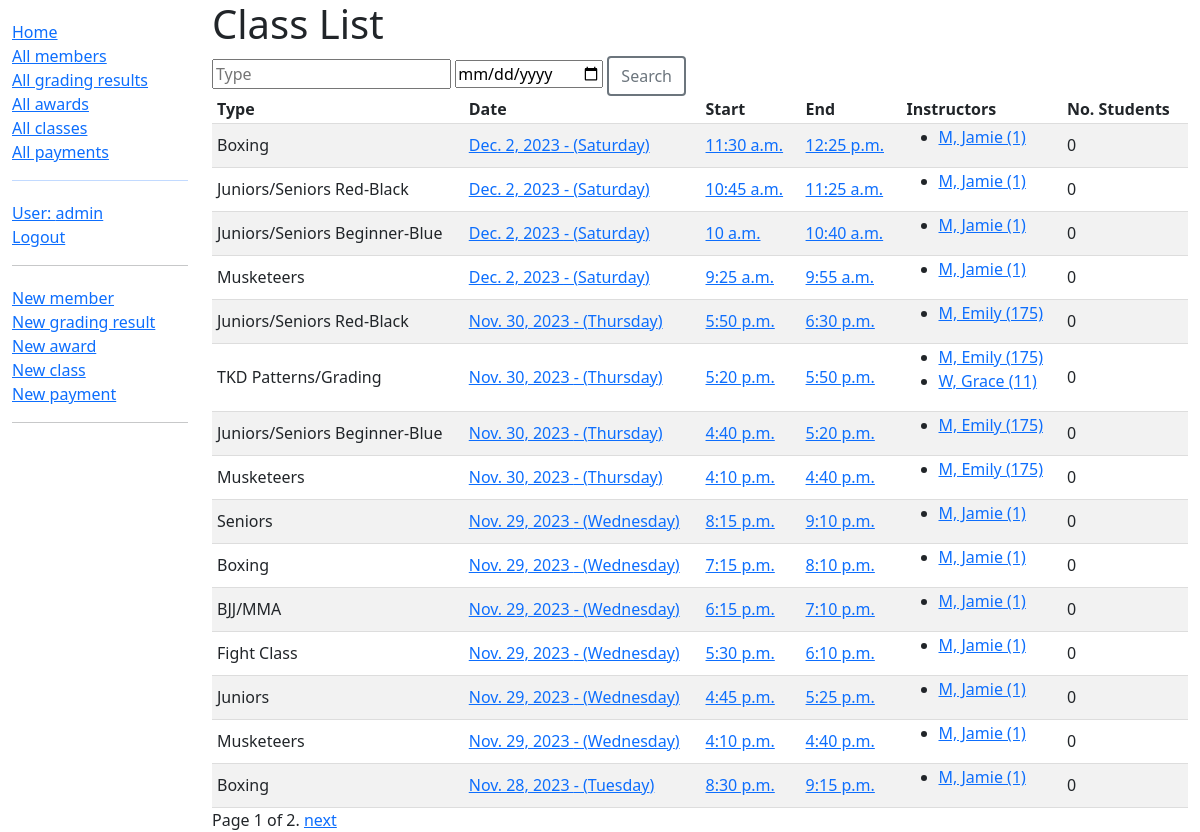
Page /dashboard/classes/ (signed in) on the committed database.
### dashboard/models.py (models this page shows, shortened)
class Class(models.Model):
    date = models.DateField()
    start = models.TimeField()
    end = models.TimeField()
    type = models.CharField(max_length=2, choices=GRADINGS)
    instructors = models.ManyToManyField(Member, help_text='Who taught this class?', related_name='instructors2classes', blank=True)
    students = models.ManyToManyField(Member, help_text='Who attended this class?', related_name='students2classes', blank=True)
    class Meta:
        ordering = ['-date', '-start']
    def get_absolute_url(self):
        return reverse('class-detail', args=[str(self.id)])

class Member(models.Model):
    first_name = models.CharField(max_length=50)
    last_name = models.CharField(max_length=50)
    idnumber = models.SmallIntegerField(verbose_name="ID Number")
    address_line_1 = models.CharField(max_length=200, help_text="Unit, Street Number and Name", blank=True)
    address_line_2 = models.CharField(max_length=200, help_text="Suburb", blank=True)
    address_line_3 = models.CharField(max_length=4, help_text="Postcode", blank=True)
    date_of_birth = models.DateField()
    belt = models.CharField(max_length=50, choices=BELT_CHOICES, blank=True)
    email = models.EmailField()
    phone = models.CharField(max_length=100)
    team_leader_instructor = models.CharField(max_length=2, choices=TL_INST_RANKS, blank=True, verbose_name="Team Leader/Instructor")
    active = models.BooleanField(default=True)
    class Meta:
        ordering = ['-belt','idnumber']
    def __str__(self):
        return f'{self.last_name}, {self.first_name} ({self.idnumber})'
    def get_absolute_url(self):
        return reverse('member-detail', args=[str(self.id)])

### dashboard/views.py (the view, shortened to what this page needs)
# urls.py: path('classes/', views.ClassListView.as_view(), name='classes'),
class ClassListView(LoginRequiredMixin, generic.ListView):
    model = Class
    paginate_by = 15
    def get_queryset(self):
        type = self.request.GET.get('type')
        date_str = self.request.GET.get('date')
        if not (type or date_str):
            return Class.objects.all()

### dashboard/templates/dashboard/class_list.html
{% extends "base_generic.html" %}
{% block content %}
<h1>Class List</h1>
<form method="get">
  <input type="text" name="type" placeholder="Type">
  <input type="date" name="date" placeholder="Date">
  <button type="submit" class="btn btn-outline-secondary btn-outline-thicker">Search</button>
</form>
  {% if class_list %}
  <table style="width: 100%;">
    <tr>
      <th>Type</th>
      <th>Date</th>
      <th>Start</th>
      <th>End</th>
      <th>Instructors</th>
      <th>No. Students</th>
    </tr>
    {% for class in class_list %}
      <tr class="content">
        <td>{{ class.get_type_display }}</td>
        <td><a href="{{ class.get_absolute_url }}">{{ class.date }} - ({{ class.date|date:"l" }})</a></td>
        <td><a href="{{ class.get_absolute_url }}">{{ class.start }}</a></td>
        <td><a href="{{ class.get_absolute_url }}">{{ class.end }}</a></td>
        <td><ul>
            {% for instructor in class.instructors.all %}
                <li><a href="{{ instructor.get_absolute_url }}">{{ instructor }}</a></li>
            {% endfor %}
        </ul></td>
        <td>{{ class.students.all.count }}</td>
      </tr>
    {% endfor %}
  </table>
  {% else %}
    <p>There are no classes.</p>
  {% endif %}
{% endblock %}

### dashboard/templates/base_generic.html (shortened to what this page needs)
<!DOCTYPE html>
<html lang="en">
<head>
  <link href="https://cdn.jsdelivr.net/npm/bootstrap@5.1.3/dist/css/bootstrap.min.css" rel="stylesheet">
  {% load static %}
  <link rel="stylesheet" href="{% static 'css/styles.css' %}">
</head>
<body>
  <div class="container-fluid">
    <div class="row">
      <div class="col-sm-2">
      {% block sidebar %}
        <ul class="sidebar-nav">
          <li><a href="{% url 'index' %}">Home</a></li>
          <li><a href="{% url 'members' %}">All members</a></li>
          <li><a href="{% url 'gradingresults' %}">All grading results</a></li>
          <li><a href="{% url 'awards' %}">All awards</a></li>
          <li><a href="{% url 'classes' %}">All classes</a></li>
          <li><a href="{% url 'payments' %}">All payments</li>
        </ul>
        <hr>
        <ul class="sidebar-nav">
        {% if user.is_authenticated %}
            <li>User: {{ user.get_username }}</li>
            <li><a href="{% url 'logout' %}?next={{ request.path }}">Logout</a></li>
          </ul>
          <hr>
          <ul class="sidebar-nav">
            <li><a href="{% url 'add-member' %}">New member</a></li>
            <li><a href="{% url 'add-grading-result' %}">New grading result</a></li>
            <li><a href="{% url 'add-award' %}">New award</a></li>
            <li><a href="{% url 'add-class' %}">New class</a></li>
            <li><a href="{% url 'add-payment' %}">New payment</a></li>
          </ul>
        {% else %}
          <li><a href="{% url 'login' %}?next={{ request.path }}">Login</a></li>
        {% endif %}
        <hr>
     {% endblock %}
      </div>
      <div class="col-sm-10 ">{% block content %}{% endblock %}
        {% block pagination %}
          {% if is_paginated %}
              <div class="pagination">
                  <span class="page-links">
                      <span class="page-current">
                          Page {{ page_obj.number }} of {{ page_obj.paginator.num_pages }}.
                      </span>
                      {% if page_obj.has_next %}
                          <a href="{{ request.path }}?page={{ page_obj.next_page_number }}">next</a>
                      {% endif %}
                  </span>
              </div>
          {% endif %}
        {% endblock %}
      </div>
    </div>
  </div>
</body>
</html>

### dashboard/static/css/styles.css (style rules this page uses)
.sidebar-nav { margin-top: 20px; padding: 0; list-style: none; }
th, td { border-bottom: 1px solid #ddd; text-align: left; padding-right: 15px; padding-left: 5px; padding-bottom: 2px; }
tr:nth-child(even) { background-color: #f2f2f2; }
.btn-outline-thicker { border-width: 2px; }

### rows in the picture
Class: type "Boxing", date "Dec. 2, 2023", date "Saturday", start "11:30 a.m.", end "12:25 p.m.", students.all.count "0"
Member: last_name+first_name+idnumber "M, Jamie (1)"
Class: type "Juniors/Seniors Red-Black", date "Dec. 2, 2023", date "Saturday", start "10:45 a.m.", end "11:25 a.m.", students.all.count "0"
Class: type "Juniors/Seniors Beginner-Blue", date "Dec. 2, 2023", date "Saturday", start "10 a.m.", end "10:40 a.m.", students.all.count "0"
Class: type "Musketeers", date "Dec. 2, 2023", date "Saturday", start "9:25 a.m.", end "9:55 a.m.", students.all.count "0"
Class: type "Juniors/Seniors Red-Black", date "Nov. 30, 2023", date "Thursday", start "5:50 p.m.", end "6:30 p.m.", students.all.count "0"
Member: last_name+first_name+idnumber "M, Emily (175)"
Class: type "TKD Patterns/Grading", date "Nov. 30, 2023", date "Thursday", start "5:20 p.m.", end "5:50 p.m.", students.all.count "0"
Member: last_name+first_name+idnumber "W, Grace (11)"
Class: type "Juniors/Seniors Beginner-Blue", date "Nov. 30, 2023", date "Thursday", start "4:40 p.m.", end "5:20 p.m.", students.all.count "0"
Class: type "Musketeers", date "Nov. 30, 2023", date "Thursday", start "4:10 p.m.", end "4:40 p.m.", students.all.count "0"
Class: type "Seniors", date "Nov. 29, 2023", date "Wednesday", start "8:15 p.m.", end "9:10 p.m.", students.all.count "0"
Class: type "Boxing", date "Nov. 29, 2023", date "Wednesday", start "7:15 p.m.", end "8:10 p.m.", students.all.count "0"
Class: type "BJJ/MMA", date "Nov. 29, 2023", date "Wednesday", start "6:15 p.m.", end "7:10 p.m.", students.all.count "0"
Class: type "Fight Class", date "Nov. 29, 2023", date "Wednesday", start "5:30 p.m.", end "6:10 p.m.", students.all.count "0"
Class: type "Juniors", date "Nov. 29, 2023", date "Wednesday", start "4:45 p.m.", end "5:25 p.m.", students.all.count "0"
Class: type "Musketeers", date "Nov. 29, 2023", date "Wednesday", start "4:10 p.m.", end "4:40 p.m.", students.all.count "0"
Class: type "Boxing", date "Nov. 28, 2023", date "Tuesday", start "8:30 p.m.", end "9:15 p.m.", students.all.count "0"

### other values in the picture
{{ user.get_username }} "admin"
{{ page_obj.number }} "1"
{{ page_obj.paginator.num_pages }} "2"
